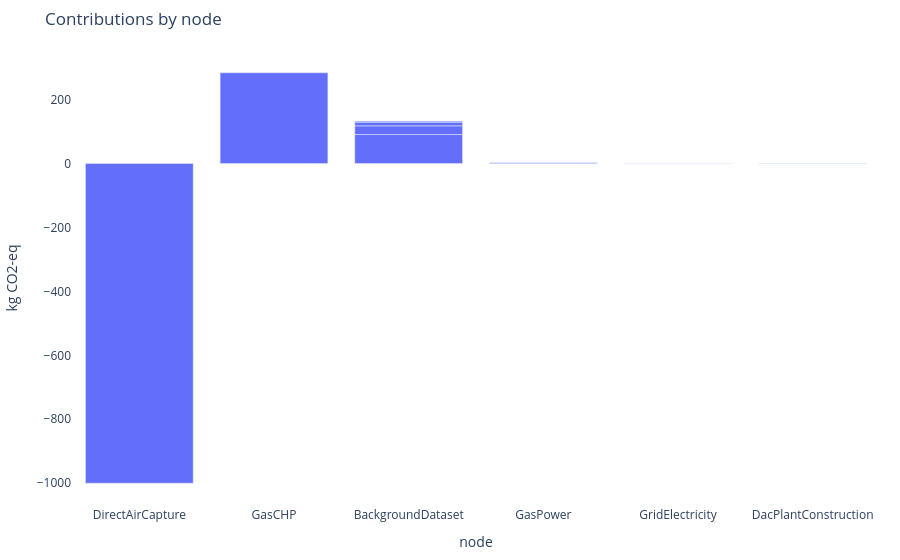

The code cell stored with this chart in its notebook:
### Code cell
contributions_figure = viz.contributions(
    assessment, by="node", labels={node.id: node.model for node in report.nodes}
)
contributions_figure

### Figure 1 — Plotly figure (JSON) as saved in the notebook; plotly's stock layout.template omitted (floating-point values rounded to 4 significant figures)
{"data": [{"type": "bar", "x": ["DirectAirCapture", "GasCHP", "BackgroundDataset", "BackgroundDataset", "BackgroundDataset", "BackgroundDataset", "GasPower", "GridElectricity", "DacPlantConstruction", "DacPlantConstruction"], "y": [-1000.0, 283.9, 90.81, 27.24, 11.23, 3.37, 2.767, 0.0, 0.0, 0.0]}], "layout": {"margin": {"b": 40, "l": 40, "r": 20, "t": 50}, "paper_bgcolor": "rgba(0,0,0,0)", "plot_bgcolor": "rgba(0,0,0,0)", "title": {"text": "Contributions by node"}, "xaxis": {"title": {"text": "node"}}, "yaxis": {"title": {"text": "kg CO2-eq"}}}}
